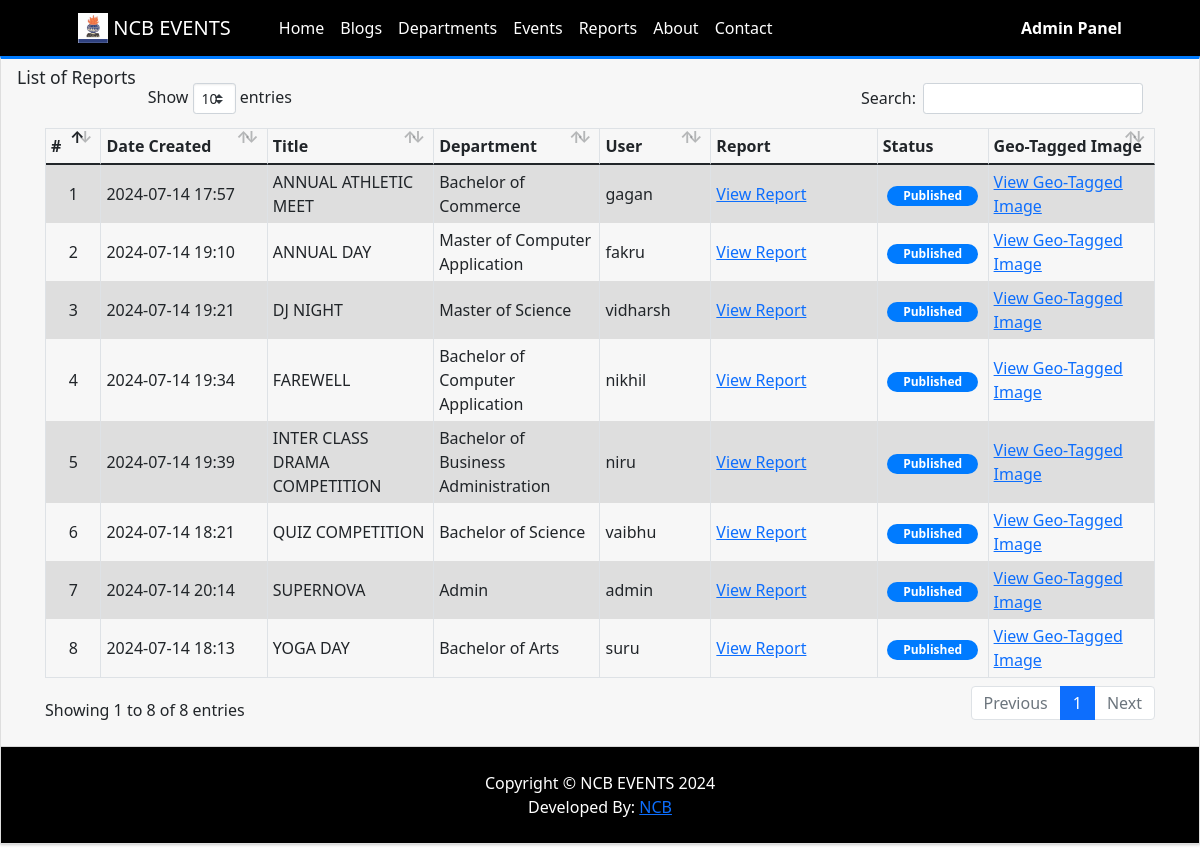
The page /?p=reports on the database its author committed.
### tables this page shows
CREATE TABLE `report` (
  `id` int(30) NOT NULL,
  `title` text NOT NULL,
  `short_description` text NOT NULL,
  `content_path` text DEFAULT NULL,
  `invite` text DEFAULT NULL,
  `image` text DEFAULT NULL,
  `dept` text NOT NULL,
  `status` tinyint(1) NOT NULL DEFAULT 1,
  `delete_flag` tinyint(1) NOT NULL DEFAULT 0,
  `user_id` int(30) DEFAULT NULL,
  `date_created` datetime NOT NULL DEFAULT current_timestamp(),
  `date_updated` datetime DEFAULT NULL ON UPDATE current_timestamp()
);

CREATE TABLE `users` (
  `id` int(50) NOT NULL,
  `firstname` varchar(250) NOT NULL,
  `lastname` varchar(250) NOT NULL,
  `username` text NOT NULL,
  `password` text NOT NULL,
  `avatar` text DEFAULT NULL,
  `last_login` datetime DEFAULT NULL,
  `department` varchar(50) NOT NULL,
  `type` tinyint(1) NOT NULL DEFAULT 0,
  `date_added` datetime NOT NULL DEFAULT current_timestamp(),
  `date_updated` datetime DEFAULT NULL ON UPDATE current_timestamp()
);

### reports/index.php (the view, shortened to what this page needs)
<div class="card card-outline rounded-0 card-primary">
	<div class="card-header">
		<h3 class="card-title">List of Reports</h3>
	<div class="card-body">
        <div class="container-fluid">
			<table class="table table-hover table-striped table-bordered" id="list">
					<colgroup>
						<col width="5%">
						<col width="15%">
						<col width="15%">
						<col width="15%">
						<col width="10%">
						<col width="15%">
						<col width="10%">
						<col width="15%">
					</colgroup>
				<thead>
					<tr>
						<th>#</th>
						<th>Date Created</th>
						<th>Title</th>
						 <th>Department</th>
						<th>User</th>
						<th>Report</th>
						<th>Status</th>
						<th>Geo-Tagged Image</th>
					</tr>
				</thead>
				<tbody>
					<?php
					 $i = 1;
						$qry = $conn->query("SELECT a.*, u.username as writer,u.department as dept from `report` a inner join users u on a.user_id = u.id where a.delete_flag = 0 order by a.`title` asc ");
						while($row = $qry->fetch_assoc()):
					?>
						<tr>
							<td class="text-center"><?php echo $i++; ?></td>
							<td><?php echo date("Y-m-d H:i",strtotime($row['date_created'])) ?></td>
							<td><?php echo $row['title'] ?></td>
							<td><?php echo $row['dept'] ?></td>
							<td><?php echo $row['writer'] ?></td>
							 <td> <?php
    $inviteUrl = htmlspecialchars($row['invite'], ENT_QUOTES, 'UTF-8');
    $u=base_url."/".$inviteUrl;
    ?>
    <a href="<?= $u ?>" target="_blank">View Report</a></td>
							<td class="text-center">
                                <?php if($row['status'] == 1): ?>
                                    <span class="badge badge-primary px-3 rounded-pill">Published</span>
                                <?php else: ?>
                                    <span class="badge badge-secondary px-3 rounded-pill">Unpublished</span>
                                <?php endif; ?>
                            </td>
<td>
<?php
    $inviteUrl = htmlspecialchars($row['image'], ENT_QUOTES, 'UTF-8');
    $u=base_url."/".$inviteUrl;
    ?>
    <a href="<?= $u ?>" target="_blank">View Geo-Tagged Image</a>
</td>
						</tr>
					<?php endwhile; ?>
				</tbody>
			</table>
		</div>
	</div>
</div>

### rows shown on the page
report: date_created "2024-07-14 17:57", title "ANNUAL ATHLETIC MEET", user.department "Bachelor of Commerce", user.username "gagan", status "Published"
report: date_created "2024-07-14 19:10", title "ANNUAL DAY", user.department "Master of Computer Application", user.username "fakru", status "Published"
report: date_created "2024-07-14 19:21", title "DJ NIGHT", user.department "Master of Science", user.username "vidharsh", status "Published"
report: date_created "2024-07-14 19:34", title "FAREWELL", user.department "Bachelor of Computer Application", user.username "nikhil", status "Published"
report: date_created "2024-07-14 19:39", title "INTER CLASS DRAMA COMPETITION", user.department "Bachelor of Business Administration", user.username "niru", status "Published"
report: date_created "2024-07-14 18:21", title "QUIZ COMPETITION", user.department "Bachelor of Science", user.username "vaibhu", status "Published"
report: date_created "2024-07-14 20:14", title "SUPERNOVA", user.department "Admin", user.username "admin", status "Published"
report: date_created "2024-07-14 18:13", title "YOGA DAY", user.department "Bachelor of Arts", user.username "suru", status "Published"

### other values the page prints
$_settings->info('short_name') "NCB EVENTS"
